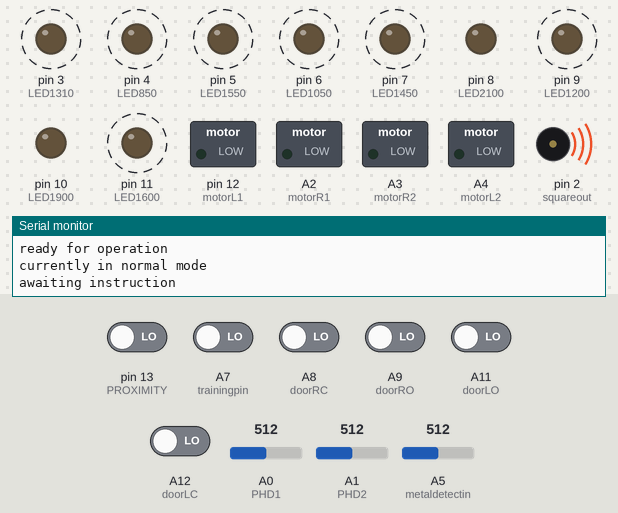
A sketch run on a simulated Arduino Mega 2560, built with avr-gcc and run on an emulated ATmega2560. On the bench: switched loads named in the sketch (green lamp = pin HIGH), output pins drawn as LEDs (lit = HIGH), buzzer (waves = sounding), the last lines printed to the serial monitor. Dashed ring = blinking. The inputs (shaded band) are chosen by the test bench; at power-on: A7 (trainingpin), A8 (doorRC), A9 (doorRO), A11 (doorLO), A12 (doorLC), pin 13 (PROXIMITY) LOW, A5 (metaldetectin) = 512, A0 (PHD1) = 512, A1 (PHD2) = 512. Storage starts empty.

Above: at 2.7 s.
2.8 s: A5 (metaldetectin) set to 481
6.3 s: A5 (metaldetectin) set to 446
At 7.5 s:
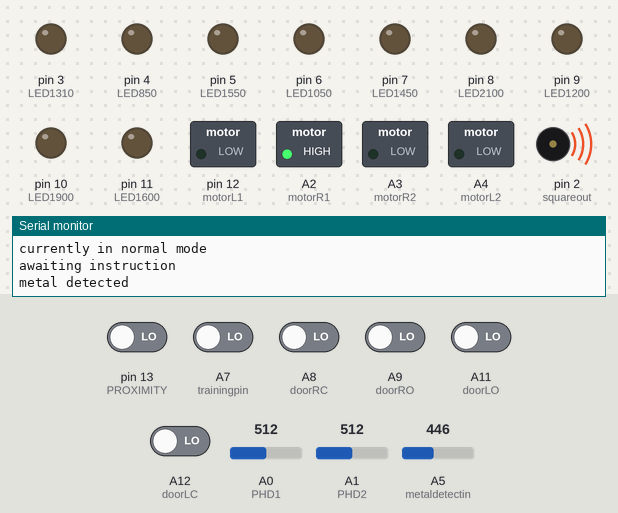
10.6 s: A7 (trainingpin) driven HIGH
15.6 s: A8 (doorRC) driven HIGH
At 16.8 s:
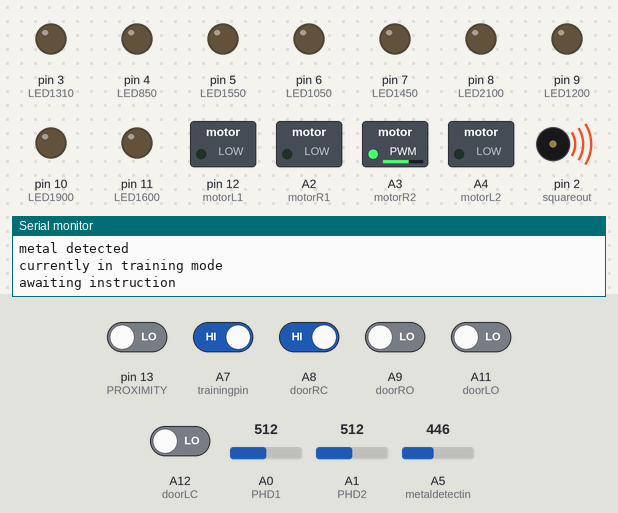
17.1 s: A9 (doorRO) driven HIGH
At 17.7 s:
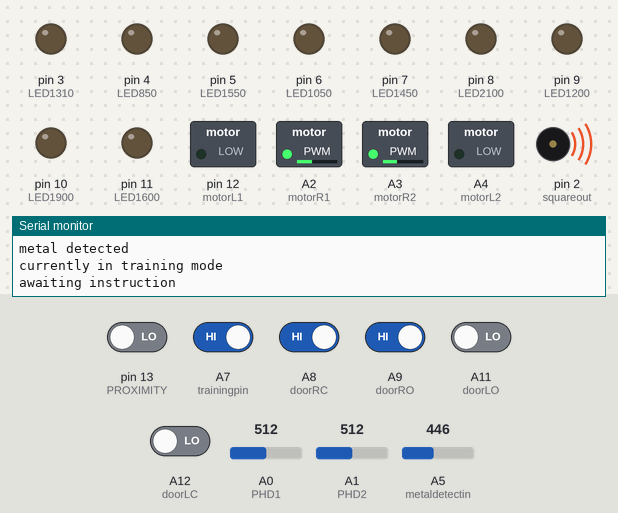
18.6 s: A11 (doorLO) driven HIGH
At 19.3 s:
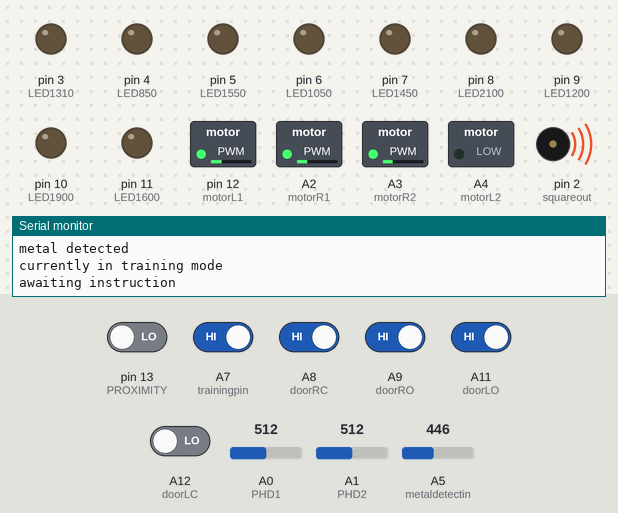
Timing chart, 0 to 21.1 s (numbered marks = the images above; inputs shaded):
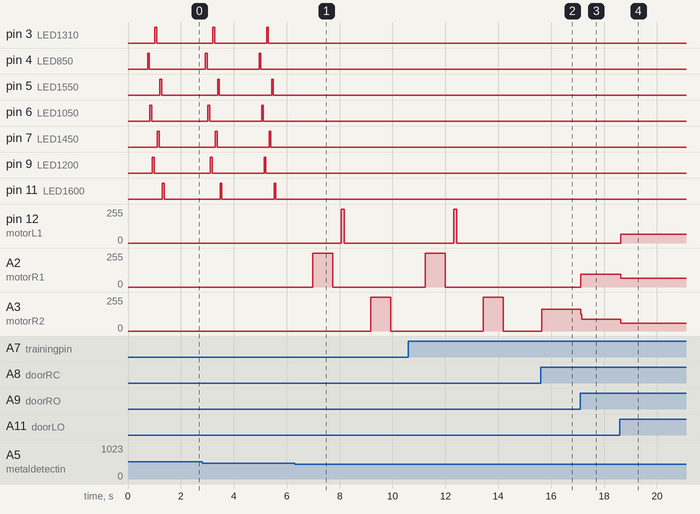

The sketch:

material_identification_1.1.0.ino
```cpp
 /* Code designed and written by Adam Halliwell
 *  Imperial College London, EEE department, Undergraduate 2017
 *  Shortcode 'arh113'
 *  Final Year Project, Waste recognition and separation
 *  Code intended for ATMega2560 Microprocessor
 *
 */
 #include <SPI.h>
 #include <SD.h>

 #define squareout 2
 #define metaldetectin A5
 #define motorR1 A2
 #define motorR2 A3
 #define motorL1 12
 #define motorL2 A4
 #define doorRC A8
 #define doorRO A9
 #define doorLO A11
 #define doorLC A12
 #define PHD1 A0
 #define PHD2 A1
 #define LED850 4
 #define LED1050 6
 #define LED1200 9
 #define LED1310 3
 #define LED1450 7
 #define LED1550 5
 #define LED1600 11
 #define LED1900 10
 #define LED2100 8
 #define PROXIMITY 13

#define motorspeed 80 //132.0 //deg/s
#define doormovespeed 0.05

#define thresholdmetal 50
#define numofmetalreads 6 //larger = less oscillation but slower. smaller = more oscillation but faster. 3-8 is a good tradeoff.
#define numofspectrumreads 30

/////debug modes//////
#define debug 0
#define trainingpin A7
/////////////////////
char datain_char;
float datain[7]; //read-in line of values from .txt file. [0] -> 950nm, [1] -> 1050nm etc.

String towrite;
File myfile;
float readings[numofspectrumreads]={0};

float metalreadarray[numofmetalreads];
float metalaverage = 0;
float spectrumaverage[7] = {0};
float spectrum[7] = {0};
float proportioned[7]={0};
float abc[7]={0};

char mostlikely = ' ';

int count = 0;

//for testing
float smallest=2000;
float largest=0;

float metalread = 0;
int settlingdelay = 30;
int metaldelay = 50;

int count2 = 0; //for loops in the main loop part, where new variables shouldn#t be continuously declared.
int count3 = 0; //for counting lines in SD card file

//////////////////////////////////////////////////////////////////////////////////////////////////////////
//no need to store metallic property. Metal test is done first, and if positive then automatically sorted into metal bin.


//////////////////////////////////////////////////////////////////////////////////////////////////////////////////////////
void setup() {
  int i;
  Serial.begin(9600);
  if (!SD.begin(53)){
    Serial.println(F("Card failed, or not present"));
    while(1){}; //hang if no SD card present
  }
  else{
    Serial.println(F("Card initialised"));
  }
  pinMode(trainingpin,INPUT);
  pinMode(PHD1,INPUT);
  pinMode(PHD2,INPUT);
  pinMode(LED850,OUTPUT);
  pinMode(LED1050,OUTPUT);
  pinMode(LED1200,OUTPUT);
  pinMode(LED1310,OUTPUT);
  pinMode(LED1450,OUTPUT);
  pinMode(LED1550,OUTPUT);
  pinMode(LED1600,OUTPUT);
  pinMode(LED1900,OUTPUT);
  pinMode(LED2100,OUTPUT);
  pinMode(squareout,OUTPUT);
  pinMode(metaldetectin,INPUT);
  pinMode(motorL1,OUTPUT);
  pinMode(motorL2,OUTPUT);
  pinMode(motorR1,OUTPUT);
  pinMode(motorR2,OUTPUT);
  Serial.println(F("calibrating metal detector..."));
  tone(squareout,23360);
  delay(metaldelay); //so the metal detector can get up to speed
  for(i=0;i<numofmetalreads;i++){
    metalreadarray[i]=analogRead(metaldetectin);
    delay(100);
  }
  tone(squareout,0);
  delay(metaldelay); //so the next IR readings arent affected
  metalaverage=getaveragemetal(metalreadarray);
  Serial.print(metalaverage); Serial.println(F(" calibrated as initial average reading"));
  Serial.println(F("calibrating spectral analyser..."));
  spectrumaverage[0]=getspectra(LED850);
  spectrumaverage[1]=getspectra(LED1050);
  spectrumaverage[2]=getspectra(LED1200);
  spectrumaverage[3]=getspectra(LED1310);
  spectrumaverage[4]=getspectra(LED1450);
  spectrumaverage[5]=getspectra(LED1550);
  spectrumaverage[6]=getspectra(LED1600);

  for (i=0;i<7;i++){
    Serial.print(F("Calibration ")); Serial.print(i);
    Serial.print(F(": ")); Serial.println(spectrumaverage[i]);
  }

  Serial.print(F("zero PHD1 reading: ")); Serial.println(PDreading(PHD1));
  Serial.print(F("zero PHD2 reading: ")); Serial.println(PDreading(PHD2));

  Serial.println(F(""));
  Serial.println(F("ready for operation"));

}    //Serial.println(metalreadarray[i]);

void loop() {
  if (digitalRead(trainingpin)){
    Serial.println(F("currently in training mode"));
  }
  else{
    Serial.println(F("currently in normal mode"));
  }
Serial.println(F("awaiting instruction"));

if (!digitalRead(trainingpin)){
while (digitalRead(PROXIMITY)){
  //door control goes here
  if (digitalRead(doorRO)){
    move_right_flap(doormovespeed);
  }
  if (digitalRead(doorRC)){
    move_right_flap(-doormovespeed);
  }
  if (digitalRead(doorLO)){
    move_left_flap(doormovespeed);
  }
  if (digitalRead(doorLC)){
    move_left_flap(-doormovespeed);
  }
  };
}
else{
while (!Serial.available()){
  //door control goes here
  if (digitalRead(doorRO)){
    move_right_flap(doormovespeed);
  }
  if (digitalRead(doorRC)){
    move_right_flap(-doormovespeed);
  }
  if (digitalRead(doorLO)){
    move_left_flap(doormovespeed);
  }
  if (digitalRead(doorLC)){
    move_left_flap(-doormovespeed);
  }
  };
delay(20);
while(Serial.available()){
Serial.read();}
}
delay(1000); ////////////////////////////////////////////////delay between detecting and scanning a material /////////////////////////////////////////////////////

for (count2=0;count2<numofmetalreads-1;count2++)
  {
    checkformetal();
  }
if (checkformetal())
  {
    identifymetal();
  }
else
{
  Serial.println(F("non metallic"));
  get_spectral_readings(spectrum);
  if (debug)
  {
    Serial.println(spectrum[0]);
    Serial.println(spectrum[1]);
    Serial.println(spectrum[2]);
    Serial.println(spectrum[3]);
    Serial.println(spectrum[4]);
    Serial.println(spectrum[5]);
    Serial.println(spectrum[6]);
  }
  if (digitalRead(trainingpin)){
    towrite="";
    Serial.println(F("what material was that? h = hard plastic, s = soft plastic, c = paper/card, n = non-recyclable other"));
    while (!Serial.available()){};
    delay(20);
    towrite+=char(Serial.read());
    towrite+=',';
    towrite+=(spectrum[0]);
    towrite+=',';
    towrite+=(spectrum[1]);
    towrite+=',';
    towrite+=(spectrum[2]);
    towrite+=',';
    towrite+=(spectrum[3]);
    towrite+=',';
    towrite+=(spectrum[4]);
    towrite+=',';
    towrite+=(spectrum[5]);
    towrite+=',';
    towrite+=(spectrum[6]);
    towrite+=',';
    Serial.println(towrite);
    Serial.println(F("train with this data?"));
    while (!Serial.available()){};
    delay(20);
    if (char(Serial.read())=='y'){
      myfile=SD.open("training.txt",FILE_WRITE);
      myfile.println(towrite);
      myfile.close();
      Serial.println(F("data trained"));
    }
    else{
      Serial.println(F("data not trained"));
    }
  }
  else{
    //normalise(spectrum); //only used if readings not proportional to calibrated averages //
    mostlikely=getmostlikely(spectrum);
    translate(mostlikely);
  }
}

}
//////////////////////////////////////////////////////////////////////////////////////////////////////////////////////////
void deposit_left(){
  move_left_flap(60);
  move_right_flap(-10);
  delay(200);
  move_right_flap(9);
  delay(1000);
  move_left_flap(-59);
}

void deposit_right(){
  move_right_flap(60);
  move_left_flap(-10);
  delay(200);
  move_left_flap(9);
  delay(1000);
  move_right_flap(-61);
}

void move_left_flap(float angle){
  if (angle>=0){
  digitalWrite(motorL1,HIGH);
  delay(1000*(abs(angle)/motorspeed));
  digitalWrite(motorL1,LOW);
  }
  if (angle<0){
  digitalWrite(motorL2,HIGH);
  delay(1000*(abs(angle)/motorspeed));
  digitalWrite(motorL2,LOW);
  }
}

void move_right_flap(float angle){
  if (angle>=0){
  digitalWrite(motorR1,HIGH);
  delay(1000*(abs(angle)/motorspeed));
  digitalWrite(motorR1,LOW);
  }
  if (angle<0){
  digitalWrite(motorR2,HIGH);
  delay(1000*(abs(angle)/motorspeed));
  digitalWrite(motorR2,LOW);
  }
}
void get_spectral_readings(float a[]){
  int i;
  a[0]=spectrumaverage[0]/getspectra(LED850);
  a[1]=spectrumaverage[1]/getspectra(LED1050);
  a[2]=spectrumaverage[2]/getspectra(LED1200);
  a[3]=spectrumaverage[3]/getspectra(LED1310);
  a[4]=spectrumaverage[4]/getspectra(LED1450);
  a[5]=spectrumaverage[5]/getspectra(LED1550);
  a[6]=spectrumaverage[6]/getspectra(LED1600);
  for(i=0;i<7;i++){
    abc[i]=a[i];
  }
}

void normalise(float a[]){
  float maxi = max(max(max(a[0],a[1]),max(a[2],a[3])),max(max(a[4],a[5]),a[6]));
  int i=0;
  for (i=0;i<7;i++){
    a[i]=a[i]/maxi;
  }
}

char getmostlikely(float a[]){
  int i,j,k;
  float distance=1000;
  float temp = distance;
  char result= ' ';
  count3=0;
  myfile=SD.open("training.txt",FILE_READ);
  while (myfile.available()){
    count3++; //line counter. For debugging and stuff.
    datain_char=(myfile.readStringUntil(','))[0]; //The function returns an array of characters. Use [0] to remove the comma that may come with it.
    datain[0]=(myfile.readStringUntil(',')).toFloat();
    datain[1]=(myfile.readStringUntil(',')).toFloat();
    datain[2]=(myfile.readStringUntil(',')).toFloat();
    datain[3]=(myfile.readStringUntil(',')).toFloat(); //toFloat removes the comma automatically, as it's not part of a recognised float format.
    datain[4]=(myfile.readStringUntil(',')).toFloat();
    datain[5]=(myfile.readStringUntil(',')).toFloat();
    datain[6]=(myfile.readStringUntil(',')).toFloat();
    //normalise(datain); //only if not using calibrated proportions.
    myfile.readStringUntil('\n');
    proportioned[0]=abs(datain[0]-a[0]);
    proportioned[1]=abs(datain[1]-a[1]);
    proportioned[2]=abs(datain[2]-a[2]);
    proportioned[3]=abs(datain[3]-a[3]);
    proportioned[4]=abs(datain[4]-a[4]);
    proportioned[5]=abs(datain[5]-a[5]);
    proportioned[6]=abs(datain[6]-a[6]);

    distance=0; //reset distance, as it will be increased in the following 'for' loop.
    for(j=0;j<7;j++){
      proportioned[j]=pow((proportioned[j]),2);
      distance+=proportioned[j];
    }
    distance=sqrt(distance);
    if (temp>distance){
      temp=distance;
      result = datain_char;
      k=count3;
    }
  }
  myfile.close();
  Serial.print(temp); //show what the probability of error was
  Serial.println(F(" << Higher number = less sure about outcome."));
  //if (temp>0.3){
  //  result = 'n';
  //}
  //if (temp>0.2){
  //  Serial.println(F("high chance of error"));
  //}
  Serial.print(F("closest data match on line ")); Serial.println(k);
  return result;
}

void translate(char label){
  switch(label){
    case 'h':
      Serial.println(F("hard plastic (e.g. drink bottle)"));
      deposit_right();
    break;
    case 's':
      Serial.println(F("soft plastic (e.g. shopping bag)"));
      deposit_left();
    break;
    case 'c':
      Serial.println(F("Paper or cardboard"));
      deposit_left();
    break;
    case 'n':
      Serial.println(F("non-recyclable material (e.g. wrapper, crisp packet)"));
      deposit_left();
    break;
    case 'g':
      Serial.println(F("glass (e.g. glass bottle)"));
      deposit_right();
    break;
  }
}

bool checkformetal(){
  tone(squareout,23360);
  delay(metaldelay);
  metalread = analogRead(metaldetectin);
  metalreadarray[count]=metalread;
    count++;
    if (count>=numofmetalreads){
      count=0;
    }
  /*if (metalread>largest){
    largest=metalread;
    Serial.print("new largest:");
  }
  if (metalread<smallest){
    smallest=metalread;
    Serial.print("new smallest:");
  }*/
  if (debug){
  Serial.println(getaveragemetal(metalreadarray));}
  if (abs(metalaverage-getaveragemetal(metalreadarray))>=thresholdmetal){
    return true;
  }
  else{
    return false;
  }
}

float getaveragemetal(float a[]){
  float total = 0;
  int i = 0;
  for (i=0;i<numofmetalreads;i++){
    total+=a[i];
  }
  total = total/numofmetalreads;
  return total;
}

void identifymetal(){
  if (getaveragemetal(metalreadarray)-metalaverage>100){
    Serial.println(F("strong magnetic object detected"));
    deposit_left();
    return;
  }
  if (getaveragemetal(metalreadarray)-metalaverage>50){
    Serial.println(F("possibly magnetic object detected"));
    deposit_left();
    return;
  }

  if (metalaverage-getaveragemetal(metalreadarray)>370){
    Serial.println(F("unusually low reading, something may be malfunctioning"));
    return;
  }
  if (metalaverage-getaveragemetal(metalreadarray)>320){
    Serial.println(F("highly metallic object detected (defaulted as aluminium can)"));
    deposit_right();
    return;
  }
  if (metalaverage-getaveragemetal(metalreadarray)>200){
    Serial.println(F("metal can detected"));
    deposit_right();
    return;
  }
  if (metalaverage-getaveragemetal(metalreadarray)>=thresholdmetal){
    Serial.println(F("metal detected"));
    deposit_right();
    return;
  }

}

float PDreading(int PD){
  int i;
  float total=0;
  for (i=0;i<numofspectrumreads;i++){
    total+=analogRead(PD);
    delay(1);
  }
  total/=numofspectrumreads;
  total=round(total);
  return total;
}

float getspectra(int wavelength){
  float reading=0;
  setLED(wavelength);
  delay(settlingdelay);
  switch(wavelength){
    case LED850:
    reading = PDreading(PHD1);
    break;
    default:
    reading = PDreading(PHD2);
    break;
  }
  setLED(0);
  delay(settlingdelay);
  return reading;
}

void setLED(int wavelength){
  digitalWrite(LED850,LOW);
  digitalWrite(LED1050,LOW);
  digitalWrite(LED1200,LOW);
  digitalWrite(LED1310,LOW);
  digitalWrite(LED1450,LOW);
  digitalWrite(LED1550,LOW);
  digitalWrite(LED1600,LOW);
  digitalWrite(LED1900,LOW);
  digitalWrite(LED2100,LOW);
  switch(wavelength){
    case LED850:
    digitalWrite(LED850,HIGH);
    break;
    case LED1050:
    digitalWrite(LED1050,HIGH);
    break;
    case LED1200:
    digitalWrite(LED1200,HIGH);
    break;
    case LED1310:
    digitalWrite(LED1310,HIGH);
    break;
    case LED1450:
    digitalWrite(LED1450,HIGH);
    break;
    case LED1550:
    digitalWrite(LED1550,HIGH);
    break;
    case LED1600:
    digitalWrite(LED1600,HIGH);
    break;
    case LED1900:
    digitalWrite(LED1900,HIGH);
    break;
    case LED2100:
    digitalWrite(LED2100,HIGH);
    break;
    default:
    break;
  }
}
```

Measured:
- the behaviour switches between 463 and 462 on A5 (metaldetectin) (found by bisection; images 0 and 1)
- after the input at 6.3 s, pin 3 (LED1310), pin 4 (LED850): stops changing and stays LOW
- after the input at 15.6 s, A3 (motorR2): 0/255 → 163/255 at once
- after the input at 17.1 s, A2 (motorR1): 0/255 → 95/255 at once; A3 (motorR2): 163/255 → 89/255 at once
- after the input at 18.6 s, pin 12 (motorL1): 0/255 → 66/255 at once; A2 (motorR1): 95/255 → 64/255 at once; A3 (motorR2): 89/255 → 60/255 at once
- by itself, pin 3 (LED1310), pin 4 (LED850), pin 5 (LED1550), pin 6 (LED1050), pin 7 (LED1450), pin 9 (LED1200), pin 11 (LED1600): alternates HIGH for 0.06 s and LOW for 2.0 s
